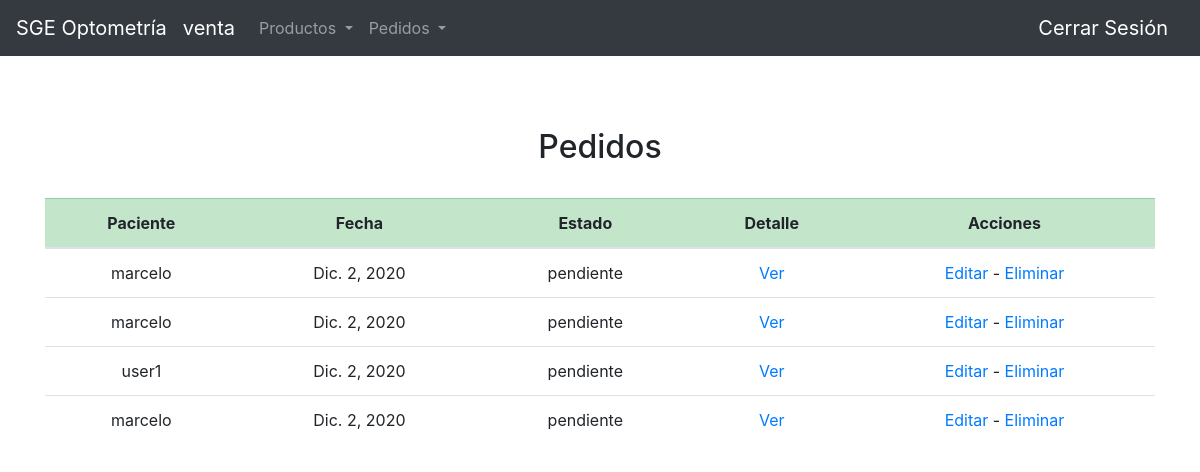
The page /optometria/pedido/ (signed in) on the database as committed earlier.
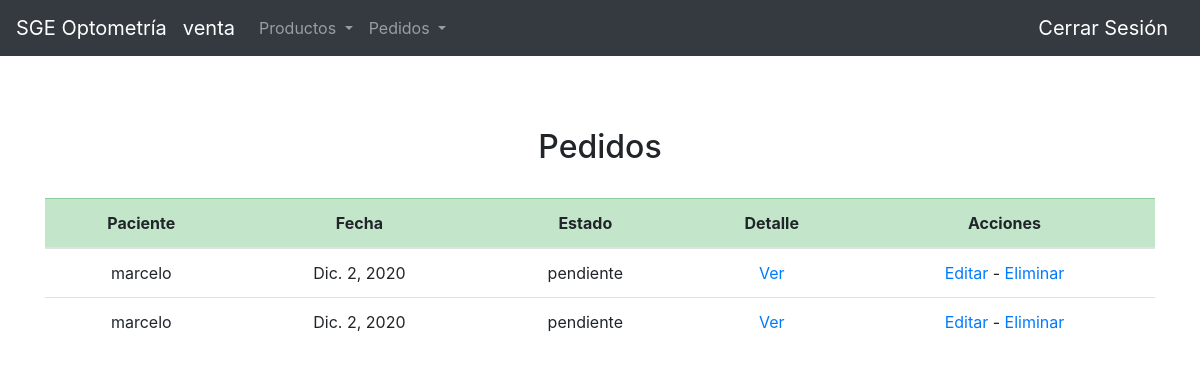
The same page on the database as committed later.
### user/models.py (models this page shows)
class User(AbstractUser):
    roles = [
        ('secretario','Secretario'),
        ('medicos','Medico'),
        ('venta','Ventas'),
        ('taller','Taller'),
        ('gerencia','Gerente'),
        ('paciente','Paciente')]
    rol = models.CharField(max_length=16, choices=roles, default='paciente')

### optometria/models.py (models this page shows)
class Pedido(models.Model):
    tipo_pago = [
        ("credito","Tarjeta de Crédito"),
        ("debito","Tarjeta de Débito"),
        ("virtual","Billetera Virtual"),
        ("efectivo","Efectivo")
    ]
    estado_pedido = [
        ("pendiente","Pendiente"),
        ("pedido","Pedido"),
        ("taller","Taller"),
        ("finalizado","Finalizado")
    ]
    items = models.ManyToManyField(Producto)
    paciente = models.ForeignKey(settings.AUTH_USER_MODEL, on_delete=models.CASCADE, related_name='Pedido_paciente')
    tipo_de_pago = models.CharField(max_length=10, choices=tipo_pago, default='efectivo')
    estado = models.CharField(max_length=12, choices=estado_pedido, default='pendiente')
    fecha = models.DateField(auto_now_add=False, auto_now= False, blank=False)
    vendedor = models.ForeignKey(settings.AUTH_USER_MODEL, on_delete=models.CASCADE, related_name='pedido_vendedor')
    precio = models.FloatField()

### optometria/views.py (the view)
# urls.py: path('pedido/', views.ver_pedido, name='ver_pedido'),
def ver_pedido(request):
    if len(Pedido.objects.all()) > 0:
        data = Pedido.objects.all()
    else:
        data = None
    return render(request, 'optometria/ver_pedido.html',{
        'grupo': request.user.rol,
        'data': data,
        })

### optometria/templates/optometria/ver_pedido.html (shortened to what this page needs)
{% extends "optometria/new_layout.html" %}
{% block body %}
{% if grupo == "venta" %}
<br>
{% if data %}
    <h2><center>Pedidos</center></h2>
    <br>
    <div class="table-responsive">
        <table class="table table-hover">
            <thead>
                <tr class="table-success">
                    <th scope="col"><center>Paciente</center></th>
                    <th scope="col"><center>Fecha</center></th>
                    <th scope="col"><center>Estado</center></th>
                    <th scope="col"><center>Detalle</center></th>
                    <th scope="col"><center>Acciones</center></th>
                </tr>
            </thead>
            <tbody>
            {% for pedido in data %}
                <tr>
                    <td><center>{{pedido.paciente}}</center></td>
                    <td><center>{{pedido.fecha}}</center></td>
                    <td><center>{{pedido.estado}}</center></td>
                    <td><center><a href="{% url 'optometria:detalle_pedido' pedido.id%}">Ver</a></center></td>
                    <td><center>
                    <a href="{% url 'optometria:editar_pedido' pedido.id%}">Editar</a>
                    <a> - </a>
                    <a href="{% url 'optometria:eliminar_pedido' pedido.id%}">Eliminar</a>
                    </center></td>
                    </tr>
            {% endfor %}
            </tbody>
        </table>
    </div>
{% else %}
    <h2><center>No hay Pedidos Registrados</center></h2>
    <br>
{% endif %}
{% endif %}
{% endblock %}

### optometria/templates/optometria/new_layout.html (shortened to what this page needs)
{% load static %}
<!doctype html>
<html lang="en">
  <head>
    <link rel="stylesheet" href="https://cdn.jsdelivr.net/npm/bootstrap@4.5.3/dist/css/bootstrap.min.css">
  </head>
  <body>
  <nav class="navbar navbar-expand-lg navbar-dark bg-dark">
  <a class="navbar-brand" href="{% url 'optometria:index' %}">SGE Optometría</a>
  <a class="navbar-brand">{{grupo}}</a>
  <div class="collapse navbar-collapse" id="navbarSupportedContent">
    <ul class="navbar-nav mr-auto">
    {% if grupo == "secretario" %}
      <li class="nav-item">
        <a class="nav-link active" href="{% url 'optometria:ver_turnos'%}">Ver Turnos</a>
      </li>
      <li class="nav-item">
        <a class="nav-link active" href="{% url 'optometria:agregar_turno'%}">Crear Turno</a>
      </li>
    {% elif grupo == "venta" %}
      <li class="nav-item dropdown">
        <a class="nav-link dropdown-toggle" href="#" id="navbarDropdown" role="button" data-toggle="dropdown" aria-haspopup="true" aria-expanded="false">
          Productos
        </a>
      </li>
      <li class="nav-item dropdown">
        <a class="nav-link dropdown-toggle" href="#" id="navbarDropdown" role="button" data-toggle="dropdown" aria-haspopup="true" aria-expanded="false">
          Pedidos
        </a>
      </li>
      {% endif%}
    </ul>
    <ul class="nav navbar-nav navbar-right">
      <li><a class="navbar-brand" href="{% url 'usuarios:logout' %}">Cerrar Sesión</a></li>
    </ul>
  </div>
</nav>
<div class='container'>
<br><br>
    {% block body %}
    {% endblock %}
</div>
  </body>
</html>

Rows that differ between the two databases and show on the page:
removed Pedido: paciente "user1", fecha "Dic. 2, 2020", estado "pendiente"
removed Pedido: paciente "marcelo", fecha "Dic. 2, 2020", estado "pendiente"
